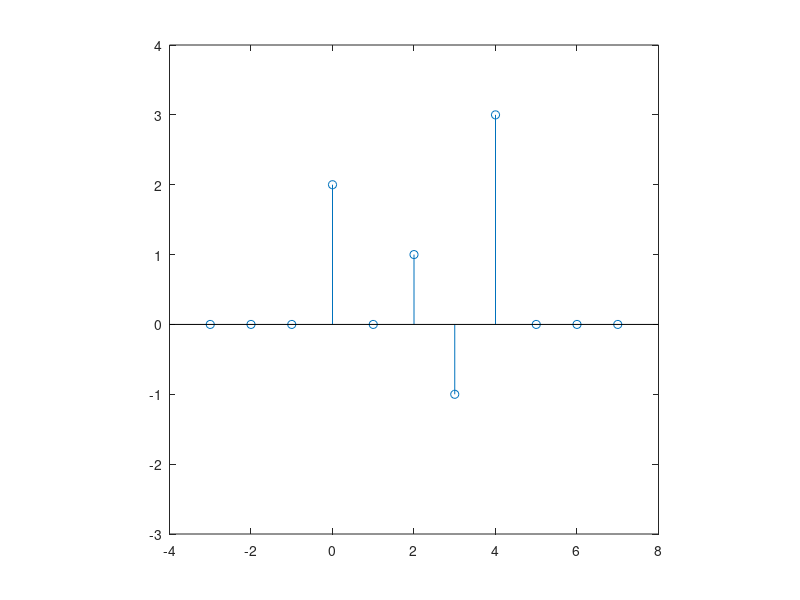

Source code (MATLAB):
%% part 1
n = [-3, -2,-1, 0, 1, 2, 3, 4, 5, 6, 7];
x = [0, 0, 0,2, 0, 1, -1, 3, 0, 0, 0];
stem (n, x);       %stem (n+2, x);    stem (n-1, x);   stem (-n, x);  stem (-n+1, x);
axis('square');
xlim([-4 8])
ylim([-3 4])
%% 

